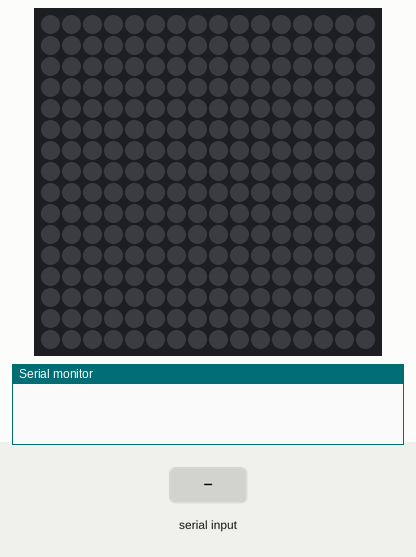
Simulated run of this sketch. Board: Arduino Uno, built with avr-gcc and run on an emulated ATmega328P. Parts: 16×16 RGB LED matrix (first LED top left, wired row by row), the last lines printed to the serial monitor. The test bench sets the inputs (shaded band). Dim RGB values are drawn brighter than linear.

Above: at 1.2 s.
1.3 s: "90,45,200\n" received over Serial
At 2.68 s:
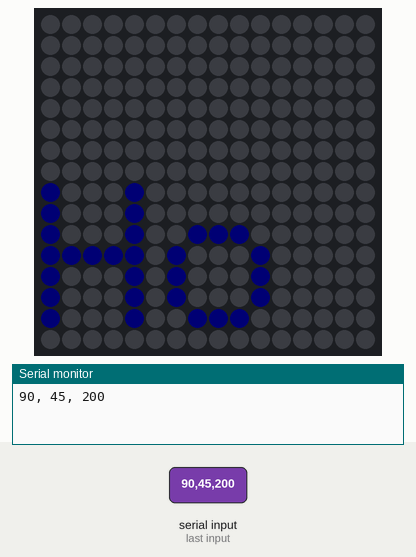
4.3 s: "200\n" received over Serial
At 6.67 s:
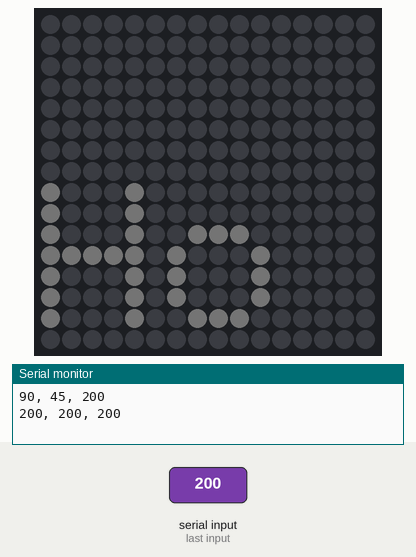
7.3 s: "30,150,10\n" received over Serial
At 11.8 s:
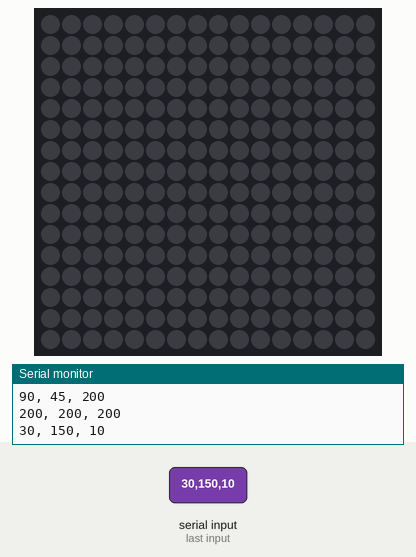
Timing chart, 0 to 13.3 s (numbered marks = the images above; inputs shaded):
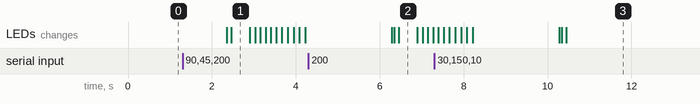

Measured:
- after the input at 1.3 s, the LEDs: first change after 1.1 s (image 1 shows a later state)
- after the input at 4.3 s, the LEDs: first change after 2.0 s (image 2 shows a later state)
- after the input at 7.3 s, the LEDs: first differ from a run without the input after 3.0 s (image 3)
- what the display in image 1 shows lasts 0.4 s, from 2.5 s to 2.9 s

The sketch:

xmas_matrix.ino
```cpp
// Adafruit_NeoMatrix example for single NeoPixel Shield.
// Scrolls 'Howdy' across the matrix in a portrait (vertical) orientation.

#include <Adafruit_GFX.h>
#include <Adafruit_NeoMatrix.h>
#include <Adafruit_NeoPixel.h>

#define PIN 6
#define WIDTH 16
#define HEIGHT 16

Adafruit_NeoMatrix matrix = Adafruit_NeoMatrix(
  WIDTH, HEIGHT, PIN,
  NEO_MATRIX_TOP  + NEO_MATRIX_LEFT +
  NEO_MATRIX_COLUMNS + NEO_MATRIX_AXIS
);

const uint32_t COLOURS[] = {
  matrix.Color(255, 255, 255),
  matrix.Color(255, 255, 0),
  matrix.Color(0,   255, 0),
  matrix.Color(255,   0, 0),
};

int N_COLOURS = sizeof(COLOURS)/sizeof(COLOURS[0]);

void setup() {
  matrix.begin();
  matrix.setTextWrap(true);
  matrix.setBrightness(1);
  Serial.begin(9600);
}

uint32_t parseStringToColour(String msg) {
  int rIndex = msg.indexOf(',');
  int gIndex = msg.lastIndexOf(',');

  int r = msg.substring(0, rIndex).toInt();
  int g = msg.substring(rIndex+1, gIndex).toInt();
  int b = msg.substring(gIndex+1, msg.length()-1).toInt();

  Serial.println(String(r) + ", " + String(g) + ", " + String(b));

  return matrix.Color(r, g, b);
}

void loop() {
  while (Serial.available() == 0) {} //wait for available data
  uint32_t colour = parseStringToColour(Serial.readString());
  matrix.fillScreen(0);
  matrix.show();

  for (int x = matrix.width(); x--; x>= -16) {
    matrix.setCursor(x, 0);
    matrix.fillScreen(0);
    matrix.print(F("HoHo!"));
    matrix.setTextColor(colour);
    matrix.show();
    delay(50);
  }

  delay(1000);
}
```
